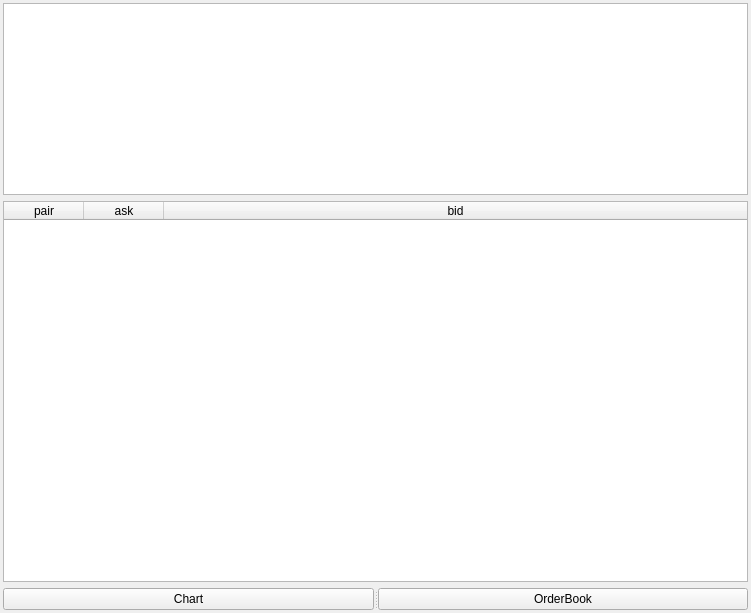
<?xml version="1.0" encoding="UTF-8"?>
<ui version="4.0">
 <class>GuiExchangePairList</class>
 <widget class="QWidget" name="GuiExchangePairList">
  <property name="geometry">
   <rect>
    <x>0</x>
    <y>0</y>
    <width>751</width>
    <height>613</height>
   </rect>
  </property>
  <property name="minimumSize">
   <size>
    <width>300</width>
    <height>0</height>
   </size>
  </property>
  <property name="windowTitle">
   <string>GuiExchangePairList</string>
  </property>
  <layout class="QGridLayout" name="gridLayout">
   <property name="leftMargin">
    <number>3</number>
   </property>
   <property name="topMargin">
    <number>3</number>
   </property>
   <property name="rightMargin">
    <number>3</number>
   </property>
   <property name="bottomMargin">
    <number>3</number>
   </property>
   <item row="0" column="0">
    <widget class="QListWidget" name="exchange">
     <property name="sizePolicy">
      <sizepolicy hsizetype="Expanding" vsizetype="Preferred">
       <horstretch>0</horstretch>
       <verstretch>0</verstretch>
      </sizepolicy>
     </property>
     <property name="selectionBehavior">
      <enum>QAbstractItemView::SelectItems</enum>
     </property>
    </widget>
   </item>
   <item row="1" column="0">
    <widget class="QTableWidget" name="pair">
     <property name="selectionMode">
      <enum>QAbstractItemView::SingleSelection</enum>
     </property>
     <property name="selectionBehavior">
      <enum>QAbstractItemView::SelectRows</enum>
     </property>
     <attribute name="horizontalHeaderDefaultSectionSize">
      <number>80</number>
     </attribute>
     <attribute name="horizontalHeaderStretchLastSection">
      <bool>true</bool>
     </attribute>
     <attribute name="verticalHeaderVisible">
      <bool>false</bool>
     </attribute>
     <column>
      <property name="text">
       <string>pair</string>
      </property>
     </column>
     <column>
      <property name="text">
       <string>ask</string>
      </property>
     </column>
     <column>
      <property name="text">
       <string>bid</string>
      </property>
     </column>
    </widget>
   </item>
   <item row="2" column="0">
    <widget class="QSplitter" name="splitter">
     <property name="orientation">
      <enum>Qt::Horizontal</enum>
     </property>
     <widget class="QPushButton" name="chart">
      <property name="text">
       <string>Chart</string>
      </property>
     </widget>
     <widget class="QPushButton" name="orderBook">
      <property name="text">
       <string>OrderBook</string>
      </property>
     </widget>
    </widget>
   </item>
  </layout>
 </widget>
 <layoutdefault spacing="6" margin="11"/>
 <resources/>
 <connections/>
</ui>
